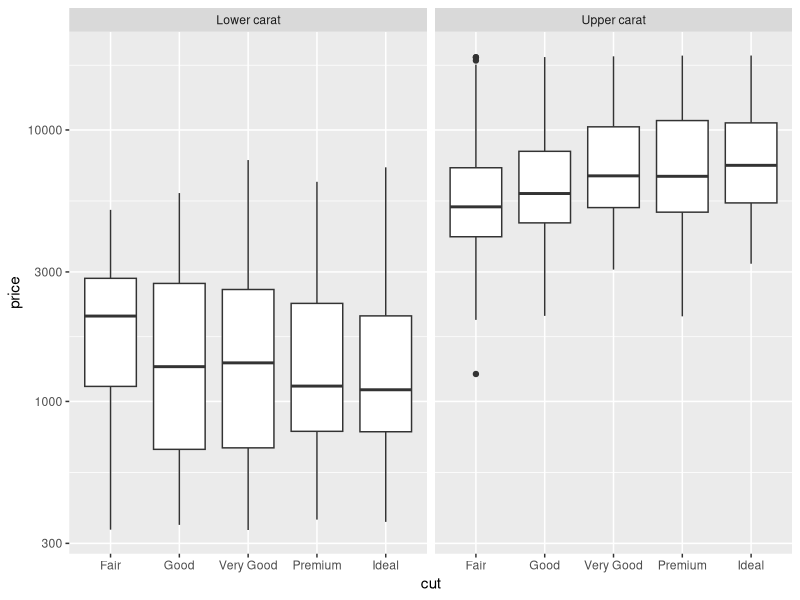
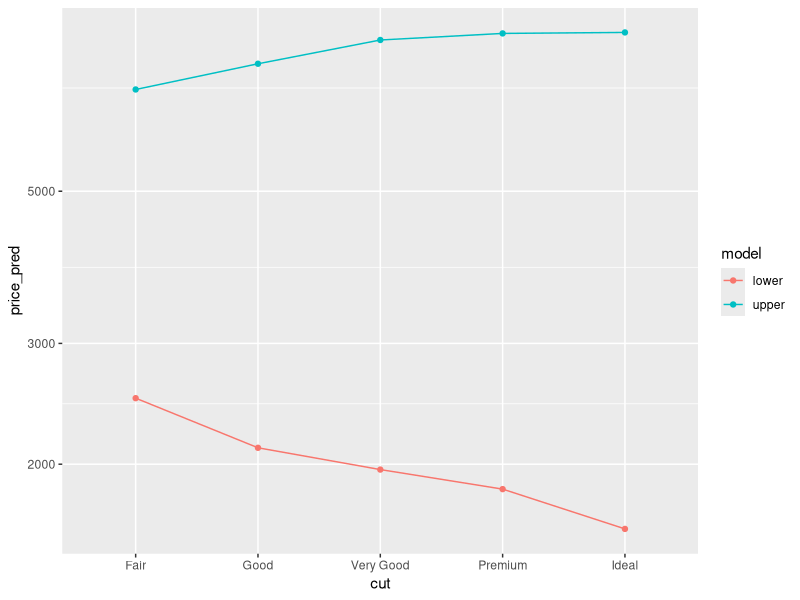
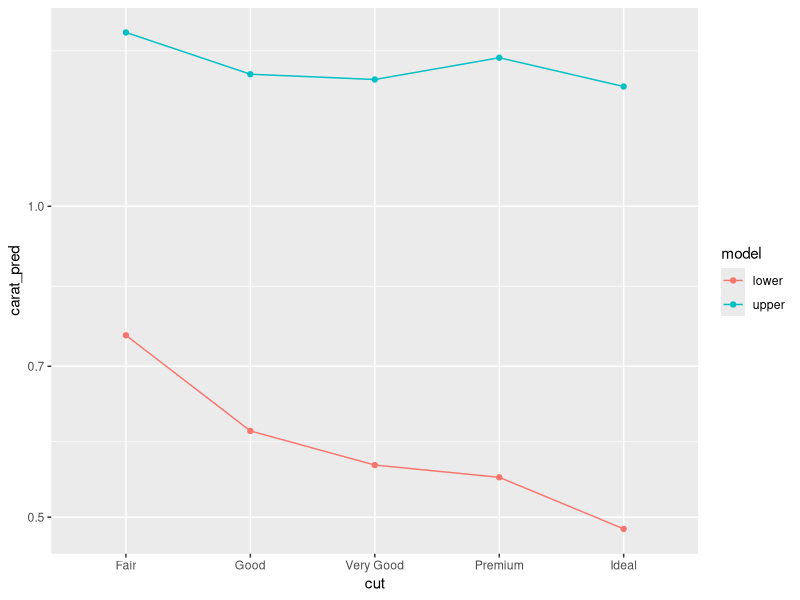

R code for these plots, in order: (Note: this script raises an error after producing the figures.)
## ---- chunk 1
library(tidyverse)
library(modelr)
library(broom)
## ---- chunk 2
## NOTE: No need to edit this setup
# Create a test-validate split
set.seed(101)
diamonds_randomized <-
  diamonds %>%
  slice(sample(dim(diamonds)[1]))

diamonds_train <-
  diamonds_randomized %>%
  slice(1:10000)
## ---- chunk 3
## NOTE: No need to edit this chunk
diamonds_train %>%
  mutate(
    grouping = if_else(carat < 1.0, "Lower carat", "Upper carat")
  ) %>%

  ggplot(aes(cut, price)) +
  geom_boxplot() +

  scale_y_log10() +
  facet_grid(~ grouping)
## ---- chunk 4
## TODO: Fit two models, one to lower (carat <= 1) and
#        one to upper (carat > 1) diamonds.
#        Use formula = price ~ cut
fit_lower <- diamonds_train %>% 
  filter(carat <= 1) %>% 
  lm(formula = price ~ cut)
fit_upper <- diamonds_train %>% 
  filter(carat > 1) %>% 
  lm(formula = price ~ cut)

## NOTE: No need to modify this code
tibble(cut = c("Fair", "Good", "Very Good", "Premium", "Ideal")) %>%
  mutate(
    cut = fct_relevel(cut, "Fair", "Good", "Very Good", "Premium", "Ideal")
  ) %>%
  add_predictions(fit_lower, var = "price_pred-lower") %>%
  add_predictions(fit_upper, var = "price_pred-upper") %>%
  pivot_longer(
    names_to = c(".value", "model"),
    names_sep = "-",
    cols = matches("price")
  ) %>%

  ggplot(aes(cut, price_pred, color = model)) +
  geom_line(aes(group = model)) +
  geom_point() +
  scale_y_log10()
## ---- chunk 5
## TODO: Fit two models, one to lower (carat <= 1) and
#        one to upper (carat > 1) diamonds.
#        Use formula = carat ~ cut
fit_carat_lower <- diamonds_train %>% 
  filter(carat <= 1) %>% 
  lm(formula = carat ~ cut)
fit_carat_upper <- diamonds_train %>% 
  filter(carat > 1) %>% 
  lm(formula = carat ~ cut)

## NOTE: No need to change this code
tibble(cut = c("Fair", "Good", "Very Good", "Premium", "Ideal")) %>%
  mutate(
    cut = fct_relevel(cut, "Fair", "Good", "Very Good", "Premium", "Ideal")
  ) %>%
  add_predictions(fit_carat_lower, var = "carat_pred-lower") %>%
  add_predictions(fit_carat_upper, var = "carat_pred-upper") %>%
  pivot_longer(
    names_to = c(".value", "model"),
    names_sep = "-",
    cols = matches("carat")
  ) %>%

  ggplot(aes(cut, carat_pred, color = model)) +
  geom_line(aes(group = model)) +
  geom_point() +
  scale_y_log10()
## ---- chunk 6
## TODO: Fit two models on the low-carat diamonds, one with
#        formula = price ~ carat + cut, and one with
#        formula = price ~ cut
fit_carat_cut <-
  diamonds_train %>%
  filter(carat <= 1)
  lm(formula = price ~ carat + cut)

fit_cut_only <-
  diamonds_train %>%
  filter(carat <= 1)
  lm(formula = price ~ cut)

## NOTE: No need to change this code
tibble(
    cut = c("Fair", "Good", "Very Good", "Premium", "Ideal"),
    carat = c(0.4)
  ) %>%
  mutate(
    cut = fct_relevel(cut, "Fair", "Good", "Very Good", "Premium", "Ideal")
  ) %>%
  add_predictions(fit_carat_cut, var = "price_pred-carat_cut") %>%
  add_predictions(fit_cut_only, var = "price_pred-cut_only") %>%
  pivot_longer(
    names_to = c(".value", "model"),
    names_sep = "-",
    cols = matches("price")
  ) %>%

  ggplot(aes(cut, price_pred, color = model)) +
  geom_line(aes(group = model)) +
  geom_point() +
  scale_y_log10()
